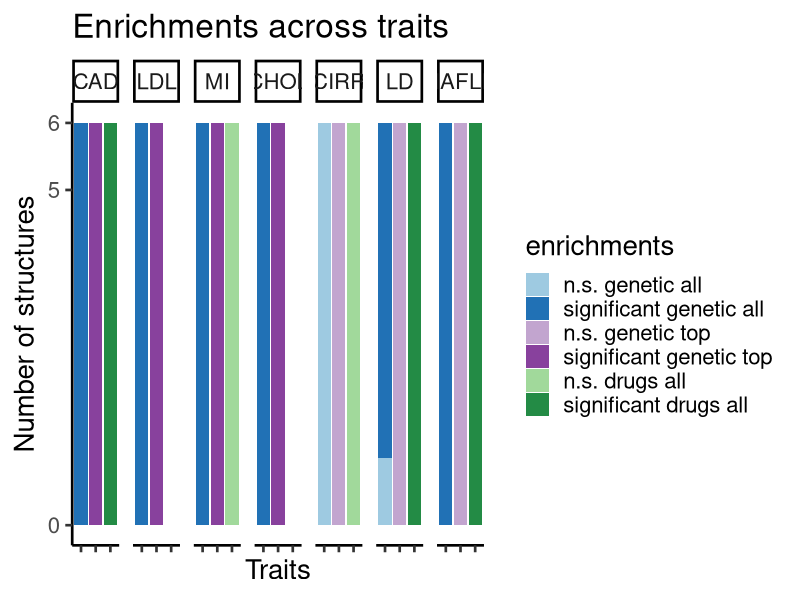

R code for this plot:
## ---- chunk 1
library(ggplot2)
## ---- chunk 2
mydata <- read.csv("Enrichments_barplot_human_JBO0018.csv", sep = ";")
## ---- chunk 3
enrichments <- mydata$Enrichment
trait <- mydata$Trait
number_of_structures <- as.numeric(mydata$Structures)
geneset <- mydata$Gene.set
factor_lvl <- 1:length(mydata[,1])
## ---- chunk 4
enrichments <- factor(enrichments, levels = rev(unique(enrichments)))
geneset <- factor(geneset, levels = unique(geneset))
trait <- factor(trait, levels = unique(trait))

## ---- chunk 5
# creating data frame 
enriched_proportions <- data.frame(number_of_structures,trait,enrichments,geneset,factor_lvl)

## ---- chunk 6
p1 <-   ggplot(enriched_proportions, aes(x=geneset, y=number_of_structures, fill = enrichments)) +
    geom_bar(stat="identity", position = "stack") +
    scale_y_continuous(breaks = c(0,5,6)) + #,limits = c(0,20)) +
    #geom_text(size = 6, position = position_stack(vjust = 0.75),aes(label = number_of_structures)) +
    facet_wrap(~ trait, ncol = 12) +
    labs(title="Enrichments across traits") +
    xlab("Traits") +
    ylab("Number of structures") +
    theme_classic(base_size = 20) +
    theme(axis.text.x=element_blank()) +
    scale_fill_manual(values=c("#238B45", "#A1D99B","#88419D","#C2A5CF","#2171B5","#9ECAE1")) +
    #coord_flip() +
    guides(fill = guide_legend(reverse = T))

p1
## ---- chunk 7
sessionInfo()
